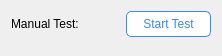
                         <widget class="QWidget" name="page">
                          <property name="geometry">
                           <rect>
                            <x>0</x>
                            <y>0</y>
                            <width>222</width>
                            <height>56</height>
                           </rect>
                          </property>
                          <attribute name="label">
                           <string>Execute a command</string>
                          </attribute>
                          <layout class="QVBoxLayout" name="verticalLayout_13">
                           <item>
                            <layout class="QVBoxLayout" name="verticalLayout_12">
                             <property name="spacing">
                              <number>6</number>
                             </property>
                             <property name="bottomMargin">
                              <number>0</number>
                             </property>
                             <item>
                              <layout class="QVBoxLayout" name="verticalLayout_18">
                               <property name="bottomMargin">
                                <number>0</number>
                               </property>
                               <item>
                                <layout class="QHBoxLayout" name="horizontalLayout_15" stretch="1,1">
                                 <property name="spacing">
                                  <number>20</number>
                                 </property>
                                 <property name="bottomMargin">
                                  <number>0</number>
                                 </property>
                                 <item>
                                  <layout class="QHBoxLayout" name="horizontalLayout_16" stretch="0,0">
                                   <property name="spacing">
                                    <number>20</number>
                                   </property>
                                   <item>
                                    <widget class="QLabel" name="label_10">
                                     <property name="enabled">
                                      <bool>true</bool>
                                     </property>
                                     <property name="text">
                                      <string>Manual Test:</string>
                                     </property>
                                    </widget>
                                   </item>
                                   <item>
                                    <widget class="QLabel" name="label_5">
                                     <property name="text">
                                      <string/>
                                     </property>
                                    </widget>
                                   </item>
                                  </layout>
                                 </item>
                                 <item>
                                  <widget class="QPushButton" name="pushButton_startTest">
                                   <property name="enabled">
                                    <bool>true</bool>
                                   </property>
                                   <property name="minimumSize">
                                    <size>
                                     <width>0</width>
                                     <height>26</height>
                                    </size>
                                   </property>
                                   <property name="maximumSize">
                                    <size>
                                     <width>16777215</width>
                                     <height>26</height>
                                    </size>
                                   </property>
                                   <property name="styleSheet">
                                    <string notr="true">QPushButton{
	color: rgb(58, 134, 255);
	background-color: white;
	border: 1px solid rgb(58, 134, 255);
	border-radius: 5px;
}
/*(QPushButton:hover{
	color: white;
	background-color: rgb(58, 134, 255);
	border-radius: 5px;
}*/
QPushButton:pressed {
	padding-top: 3px;
    padding-left: 3px;
 }
QPushButton:disabled {
	color: #7f7f7f;
	border: 1px solid rgb(127, 127, 127);
 }</string>
                                   </property>
                                   <property name="text">
                                    <string>Start Test</string>
                                   </property>
                                   <property name="icon">
                                    <iconset resource="resources.qrc">
                                     <normaloff>:/icon/res/icon/test_start.png</normaloff>:/icon/res/icon/test_start.png</iconset>
                                   </property>
                                  </widget>
                                 </item>
                                </layout>
                               </item>
                              </layout>
                             </item>
                             <item>
                              <spacer name="verticalSpacer_3">
                               <property name="orientation">
                                <enum>Qt::Orientation::Vertical</enum>
                               </property>
                               <property name="sizeHint" stdset="0">
                                <size>
                                 <width>20</width>
                                 <height>40</height>
                                </size>
                               </property>
                              </spacer>
                             </item>
                            </layout>
                           </item>
                          </layout>
                         </widget>
